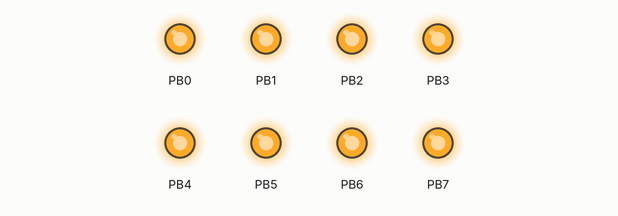
Bench run of a program on a simulated ATmega328P, built with avr-gcc and emulated at 12 MHz. Shown: output pins drawn as LEDs (lit = HIGH).

Above: at 0.05 s.
At 2.6 s:
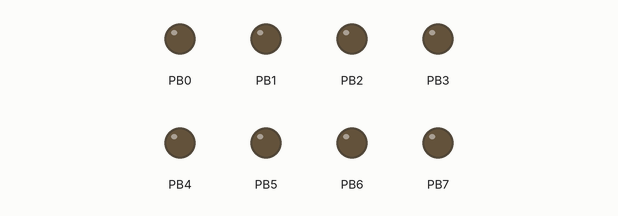
Timing chart, 0 to 3.0 s (numbered marks = the images above):
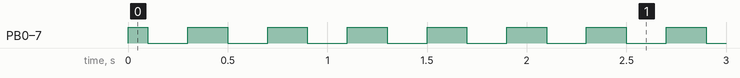

Measured:
- by itself, PB0–7: repeats every 0.40 s: LOW 0.20 s, HIGH 0.20 s

The program:

main.c
```c
/*****************************************************
Project 	:Opgave01
Version 	:1.0
Date    	: 29.04. 2011
Author 	: John Sølvkjær
Chip type      : ATmega328p
Program type   : Application
AVR Core Clock frequency: 12,000000 MHz
*****************************************************/
#define True 1
#define False 0

#define F_CPU 12000000UL  // 12 MHz krystal på boarded !!

#include <avr/io.h> 	// avr header file for IO ports
#include <util/delay.h>	// functions for delay loop

int main(void)
{
	DDRB  = 0xFF;		// Alle bit i Port B sættes som udgang
	PORTB = 0xFF;		// Sæt  1  på alle bit I Port B
	int delay = 200;


	while(True)
	{

		_delay_ms(delay/2);
		PORTB = ~PORTB;  	// Inverter alle 8 bit I Port B
		_delay_ms(delay/2);
	}
}
```
